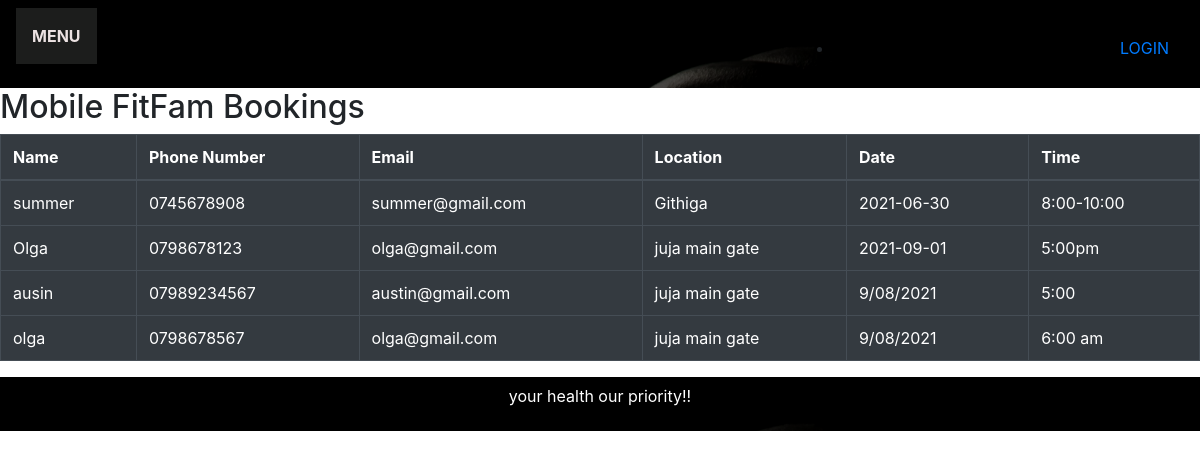
Screenshot of /remote_list/ with the database file from the repository.
### remote/models.py (models this page shows)
class Remote_bookings(models.Model):
    name=models.CharField(max_length=200)
    phone_number=models.CharField(max_length=50)
    email=models.EmailField()
    location=models.CharField(max_length=200)
    date=models.CharField(max_length=50)
    time=models.CharField(max_length=50)

### remote/views.py (the view)
# urls.py: path('remote_list/',views.RemoteView,name="remote_list")
def RemoteView(request):
    remote_bookings=Remote_bookings.objects.all().order_by('date','time')
    context={'remote_bookings':remote_bookings}
    return render(request,'remote/remote_list.html',context)

### remote/templates/remote/remote_list.html (shortened to what this page needs)
{% extends 'gym/base.html'%}
{% block title%}
<link rel="stylesheet" href="https://stackpath.bootstrapcdn.com/bootstrap/4.3.1/css/bootstrap.min.css">
{%endblock%}
{% block body%}
<h2> Mobile FitFam Bookings </h2>
            <table class="table table-bordered table-dark" >
                <thead>
                <tr>
                    <th scope="col"> Name</th>
                    <th scope="col"> Phone Number</th>
                    <th scope="col"> Email</th>
                    <th scope="col"> Location</th>
                    <th scope="col"> Date</th>
                    <th scope="col"> Time</th>
                </tr>
                </thead>
                <tbody>
                {% for fields in remote_bookings %}
                <tr>
                    <td>{{fields.name}}</td>
                    <td>{{fields.phone_number}}</td>
                    <td>{{fields.email}}</td>
                     <td>{{fields.location}}</td>
                     <td>{{fields.date}}</td>
                     <td>{{fields.time}}</td>
                </tr>
                {%endfor%}
                </tbody>
            </table>
{% endblock%}

### gym/static/gym/css/style.css (style rules this page uses)
* { margin: 0; padding: 0; }
html { scroll-behavior: smooth; }

### rows the page displays
Remote_bookings: name "summer", phone_number "0745678908", email "summer@gmail.com", location "Githiga", date "2021-06-30", time "8:00-10:00"
Remote_bookings: name "Olga", phone_number "0798678123", email "olga@gmail.com", location "juja main gate", date "2021-09-01", time "5:00pm"
Remote_bookings: name "ausin", phone_number "07989234567", email "austin@gmail.com", location "juja main gate", date "9/08/2021", time "5:00"
Remote_bookings: name "olga", phone_number "0798678567", email "olga@gmail.com", location "juja main gate", date "9/08/2021", time "6:00 am"
